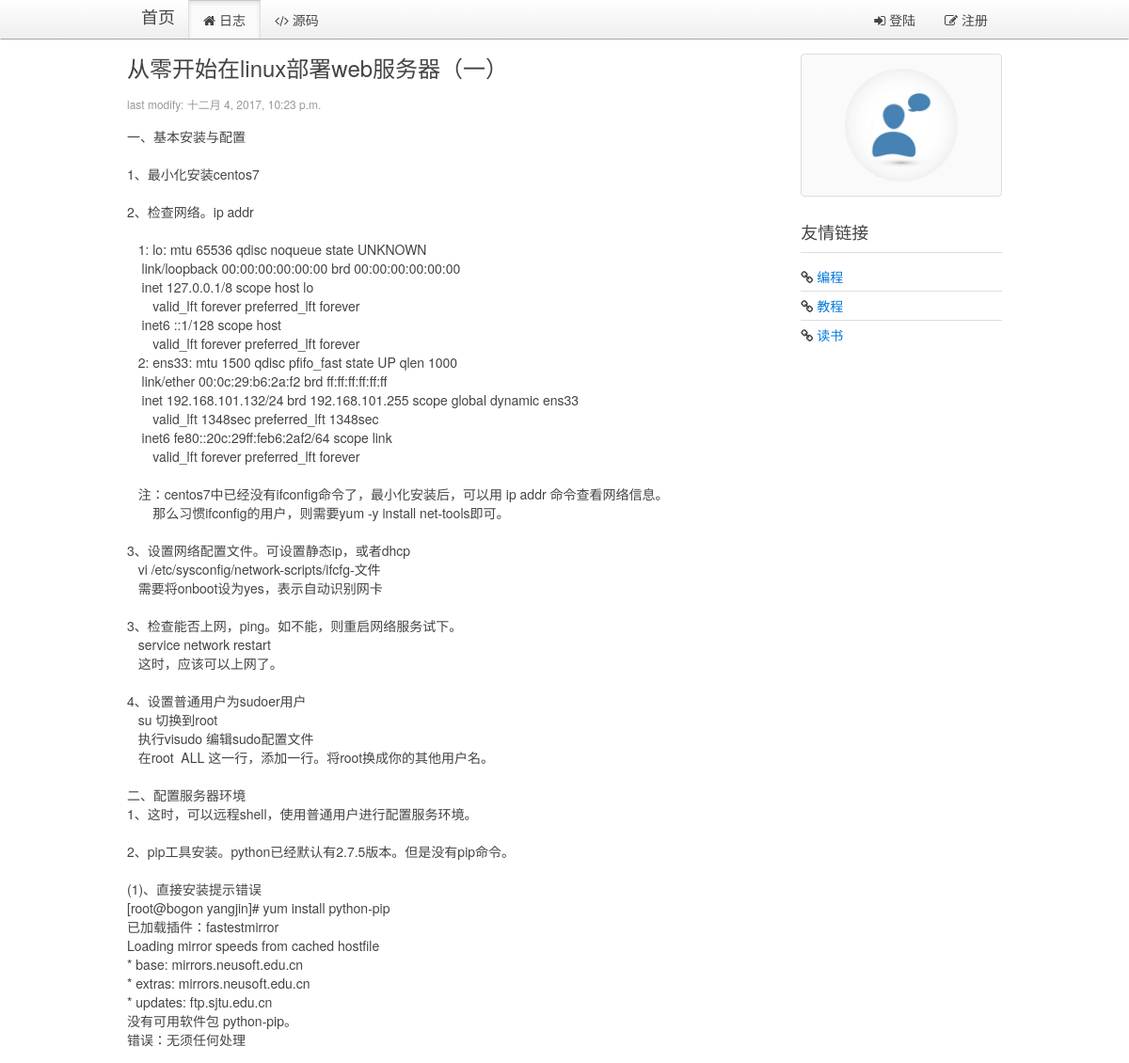
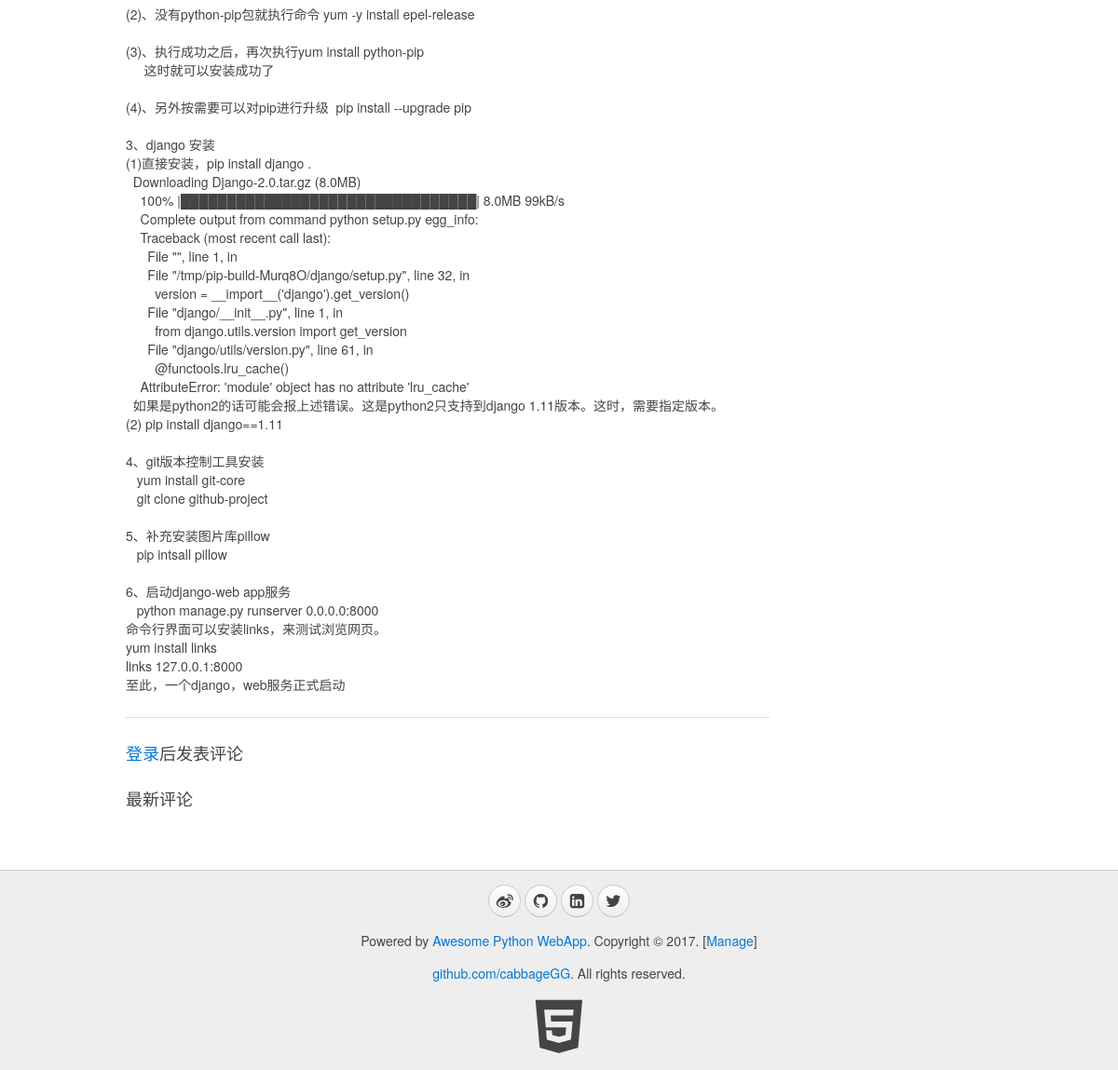
Screenshot of /blog/page/1/ with the database file from the repository (2 pictures, top to bottom).
### blog/models.py (models this page shows, shortened)
class Blog(models.Model):
    title = models.CharField(max_length=32, default="Title")
    content = models.TextField(null=True)
    summary = models.TextField(null=True)
    create_time = models.DateTimeField(null=True)

### blog/views.py (the view)
# urls.py: url(r'^page/(?P<blog_id>\d+)/$', views.show_blog, name="show_blog"),
def show_blog(request, blog_id):
    userinfo = ""
    account = request.COOKIES.get("account","")
    if account:
        userinfo = models.User.objects.filter(account=account)
        if userinfo:
            userinfo = userinfo[0]
    blog = models.Blog.objects.get(id=blog_id)
    comments = models.Comments.objects.filter(blog_id=blog_id, comment_id=0)
    return render(request, "blog/blog.html", {"blog": blog, "comments":comments, "userinfo":userinfo})

### blog/templatetags/myfilter.py (called while the page is built)
@register.filter
def replaceTags(content):  #这里应该需要继续研究下，有时候需要空格，而不是&nbsp;
    content = content.replace("  ", "&nbsp;&nbsp;")  # 预处理空格
    content = content.replace("\n", "<br/>")  # 预处理换行
    return content

### blog/templates/blog/blog.html (shortened to what this page needs)
{% extends '__base__.html' %}
{% load myfilter %}
{% block content %}
    <div class="uk-width-medium-3-4">
        <article class="uk-article">
            <h2>{{ blog.title }}</h2>
            <p class="uk-article-meta">last modify: {{ blog.create_time }}</p>
            <p>{% autoescape off %}{{ blog.content | replaceTags }}{% endautoescape %}</p>
        </article>
        <hr class="uk-article-divider">
    {% if userinfo %}
        <h3>发表评论</h3>
        <article class="uk-comment">
            <header class="uk-comment-header">
                <img class="uk-comment-avatar uk-border-circle" width="50" height="50" src="{% if userinfo.image %}{{ userinfo.image.url }} {% else %} /media/img/default.jpg {% endif %}">
                <h4 class="uk-comment-title">{{ userinfo.name | default:'游客' }}</h4>
            </header>
            <div class="uk-comment-body">
                <form id="form-comment" class="uk-form" action="javascript:void(0)" method="post">
                    {% csrf_token %}
                    <input id="yj-c-blogid" type="hidden" name="blog_id" value="{{ blog.id }}">
                    <input id="yj-c-commentid" type="hidden" name="comment_id" value="{{ comment.id | default:'0' }}">
                    <input id="yj-c-username" type="hidden" name="user_name" value="{{ userinfo.name | default:'游客' }}">
                    <input id="yj-c-userimage" type="hidden" name="user_img" value="{{ userinfo.image | default:"img/default.jpg" }}">
                    <div class="uk-alert uk-alert-danger uk-hidden"></div>
                    <div id="yj-c-content-div" class="uk-form-row">
                        <textarea id="yj-c-content" name="content" rows="6" placeholder="说点什么吧" style="width:100%;resize:none;"></textarea>
                    </div>
                    <div class="uk-form-row">
                        <input type="submit" class="uk-button uk-button-primary" value="发表评论">
                    </div>
                    <p id="comment-msg">
                    </p>
                </form>
            </div>
        </article>
        <hr class="uk-article-divider">
    {% else %}
        <h3><a href="{% url 'blog:signin' %}">登录</a>后发表评论</h3>
    {% endif %}
        <h3>最新评论</h3>
    </div>
    <div class="uk-width-medium-1-4">
        <div class="uk-panel uk-panel-box">
            <div class="uk-text-center">
                <img class="uk-border-circle" width="120" height="120" src="{% if userinfo.image %}{{ userinfo.image.url }} {% else %} /media/img/default.jpg {% endif %}">
            </div>
        </div>
        <div class="uk-panel uk-panel-header">
            <h3 class="uk-panel-title">友情链接</h3>
            <ul class="uk-list uk-list-line">
                <li><i class="uk-icon-link"></i> <a target="_blank" href="https://github.com/cabbageGG">编程</a></li>
                <li><i class="uk-icon-link"></i> <a target="_blank" href="https://www.liaoxuefeng.com/">教程</a></li>
                <li><i class="uk-icon-link"></i> <a target="_blank" href="http://blog.jobbole.com/all-posts/">读书</a></li>
            </ul>
        </div>
    </div>
{% endblock %}

### rows the page displays
Blog: title "从零开始在linux部署web服务器（一）", create_time "十二月 4, 2017, 10:23 p.m.", content "一、基本安装与配置 1、最小化安装centos7 2、检查网络。ip addr 1: lo: mtu 65536 qdisc noqueue state UNKNOWN link/loopback 00:00:00:00:00:00 brd 00:00:00:00:00:00 inet 127.0.0.1/8 scope host lo valid_lft forever preferred_lft forever inet6 ::1/128 scope host valid_lft forever preferred_lft forever 2: ens33: mtu 1500 qdisc pfifo_fast state UP qlen 1000 link/ether 00:0c:29:b6:2a:f2 brd ff:ff:ff:ff:ff:ff inet 192.168.101.132/24 brd 192.168.101.255 scope global dynamic ens33 valid_lft 1348sec preferred_lft 1348sec inet6 fe80::20c:29ff:feb6:2af2/64 scope link valid_lft forever preferred_lft forever 注：centos7中已经没有ifconfig命令了，最小化安装后，可以用 ip addr 命令查看网络信息。 那么习惯ifconfig的用户，则需要yum -y install net-tools即可。…"
